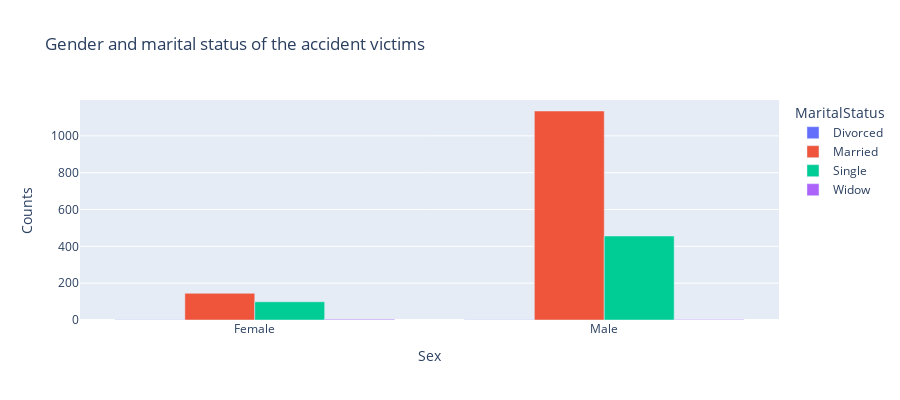

The notebook cell saved with this chart:
### Code cell
# Gender and marital status of the accident victims (consider with all years)
df_sex_maritalstatus = bigdata.groupby(["Sex", "MaritalStatus"]).agg({"Sex":"count"})
df_sex_maritalstatus.columns = ["Counts"]
df_sex_maritalstatus.reset_index(inplace=True)
print(df_sex_maritalstatus.head(10))


fig = px.bar(df_sex_maritalstatus, x="Sex", y="Counts",
             color='MaritalStatus', barmode='group',
             height=400,
            title = "Gender and marital status of the accident victims")
fig.show()

### Figure 1 — Plotly figure (JSON) as saved in the notebook; plotly's stock layout.template omitted (floating-point values rounded to 4 significant figures)
{"data": [{"alignmentgroup": "True", "hovertemplate": "MaritalStatus=Divorced<br>Sex=%{x}<br>Counts=%{y}<extra></extra>", "legendgroup": "Divorced", "marker": {"color": "#636efa", "pattern": {"shape": ""}}, "name": "Divorced", "offsetgroup": "Divorced", "orientation": "v", "showlegend": true, "textposition": "auto", "type": "bar", "x": ["Female", "Male"], "xaxis": "x", "y": [2, 2], "yaxis": "y"}, {"alignmentgroup": "True", "hovertemplate": "MaritalStatus=Married<br>Sex=%{x}<br>Counts=%{y}<extra></extra>", "legendgroup": "Married", "marker": {"color": "#EF553B", "pattern": {"shape": ""}}, "name": "Married", "offsetgroup": "Married", "orientation": "v", "showlegend": true, "textposition": "auto", "type": "bar", "x": ["Female", "Male"], "xaxis": "x", "y": [145, 1135], "yaxis": "y"}, {"alignmentgroup": "True", "hovertemplate": "MaritalStatus=Single<br>Sex=%{x}<br>Counts=%{y}<extra></extra>", "legendgroup": "Single", "marker": {"color": "#00cc96", "pattern": {"shape": ""}}, "name": "Single", "offsetgroup": "Single", "orientation": "v", "showlegend": true, "textposition": "auto", "type": "bar", "x": ["Female", "Male"], "xaxis": "x", "y": [99, 456], "yaxis": "y"}, {"alignmentgroup": "True", "hovertemplate": "MaritalStatus=Widow<br>Sex=%{x}<br>Counts=%{y}<extra></extra>", "legendgroup": "Widow", "marker": {"color": "#ab63fa", "pattern": {"shape": ""}}, "name": "Widow", "offsetgroup": "Widow", "orientation": "v", "showlegend": true, "textposition": "auto", "type": "bar", "x": ["Female", "Male"], "xaxis": "x", "y": [4, 3], "yaxis": "y"}], "layout": {"barmode": "group", "height": 400, "legend": {"title": {"text": "MaritalStatus"}, "tracegroupgap": 0}, "title": {"text": "Gender and marital status of the accident victims"}, "xaxis": {"anchor": "y", "domain": [0, 1], "title": {"text": "Sex"}}, "yaxis": {"anchor": "x", "domain": [0, 1], "title": {"text": "Counts"}}}}
